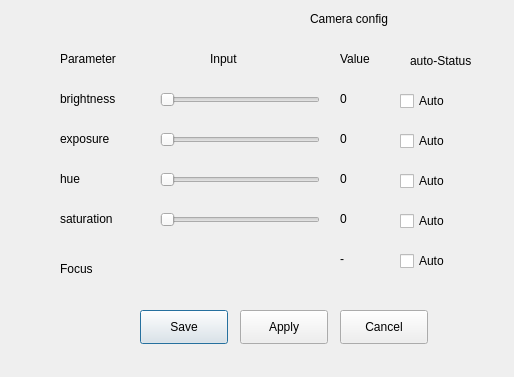
<?xml version="1.0" encoding="UTF-8"?>
<ui version="4.0">
 <class>Dialog</class>
 <widget class="QDialog" name="Dialog">
  <property name="geometry">
   <rect>
    <x>0</x>
    <y>0</y>
    <width>514</width>
    <height>377</height>
   </rect>
  </property>
  <property name="windowTitle">
   <string>Dialog</string>
  </property>
  <widget class="QLabel" name="label">
   <property name="geometry">
    <rect>
     <x>310</x>
     <y>10</y>
     <width>221</width>
     <height>18</height>
    </rect>
   </property>
   <property name="text">
    <string>Camera config</string>
   </property>
  </widget>
  <widget class="QLabel" name="label_2">
   <property name="geometry">
    <rect>
     <x>410</x>
     <y>40</y>
     <width>151</width>
     <height>41</height>
    </rect>
   </property>
   <property name="text">
    <string>auto-Status </string>
   </property>
  </widget>
  <widget class="QLabel" name="label_3">
   <property name="geometry">
    <rect>
     <x>60</x>
     <y>90</y>
     <width>111</width>
     <height>18</height>
    </rect>
   </property>
   <property name="text">
    <string>brightness</string>
   </property>
  </widget>
  <widget class="QLabel" name="label_5">
   <property name="geometry">
    <rect>
     <x>60</x>
     <y>50</y>
     <width>81</width>
     <height>18</height>
    </rect>
   </property>
   <property name="text">
    <string>Parameter</string>
   </property>
  </widget>
  <widget class="QLabel" name="label_7">
   <property name="geometry">
    <rect>
     <x>60</x>
     <y>130</y>
     <width>111</width>
     <height>18</height>
    </rect>
   </property>
   <property name="text">
    <string>exposure</string>
   </property>
  </widget>
  <widget class="QLabel" name="label_8">
   <property name="geometry">
    <rect>
     <x>210</x>
     <y>50</y>
     <width>81</width>
     <height>18</height>
    </rect>
   </property>
   <property name="text">
    <string>Input</string>
   </property>
  </widget>
  <widget class="QLabel" name="label_9">
   <property name="geometry">
    <rect>
     <x>340</x>
     <y>50</y>
     <width>81</width>
     <height>18</height>
    </rect>
   </property>
   <property name="text">
    <string>Value</string>
   </property>
  </widget>
  <widget class="QLabel" name="label_10">
   <property name="geometry">
    <rect>
     <x>340</x>
     <y>90</y>
     <width>81</width>
     <height>18</height>
    </rect>
   </property>
   <property name="text">
    <string>0</string>
   </property>
  </widget>
  <widget class="QLabel" name="label_11">
   <property name="geometry">
    <rect>
     <x>340</x>
     <y>130</y>
     <width>81</width>
     <height>18</height>
    </rect>
   </property>
   <property name="text">
    <string>0</string>
   </property>
  </widget>
  <widget class="QLabel" name="label_12">
   <property name="geometry">
    <rect>
     <x>60</x>
     <y>260</y>
     <width>111</width>
     <height>18</height>
    </rect>
   </property>
   <property name="text">
    <string>Focus</string>
   </property>
  </widget>
  <widget class="QLabel" name="label_14">
   <property name="geometry">
    <rect>
     <x>340</x>
     <y>250</y>
     <width>58</width>
     <height>18</height>
    </rect>
   </property>
   <property name="autoFillBackground">
    <bool>false</bool>
   </property>
   <property name="text">
    <string>-</string>
   </property>
  </widget>
  <widget class="QSlider" name="horizontalSlider">
   <property name="geometry">
    <rect>
     <x>160</x>
     <y>90</y>
     <width>160</width>
     <height>20</height>
    </rect>
   </property>
   <property name="orientation">
    <enum>Qt::Horizontal</enum>
   </property>
  </widget>
  <widget class="QSlider" name="horizontalSlider_2">
   <property name="geometry">
    <rect>
     <x>160</x>
     <y>130</y>
     <width>160</width>
     <height>20</height>
    </rect>
   </property>
   <property name="orientation">
    <enum>Qt::Horizontal</enum>
   </property>
  </widget>
  <widget class="QLabel" name="label_15">
   <property name="geometry">
    <rect>
     <x>340</x>
     <y>170</y>
     <width>81</width>
     <height>18</height>
    </rect>
   </property>
   <property name="text">
    <string>0</string>
   </property>
  </widget>
  <widget class="QLabel" name="label_17">
   <property name="geometry">
    <rect>
     <x>60</x>
     <y>170</y>
     <width>111</width>
     <height>18</height>
    </rect>
   </property>
   <property name="text">
    <string>hue</string>
   </property>
  </widget>
  <widget class="QSlider" name="horizontalSlider_3">
   <property name="geometry">
    <rect>
     <x>160</x>
     <y>170</y>
     <width>160</width>
     <height>20</height>
    </rect>
   </property>
   <property name="orientation">
    <enum>Qt::Horizontal</enum>
   </property>
  </widget>
  <widget class="QLabel" name="label_18">
   <property name="geometry">
    <rect>
     <x>340</x>
     <y>210</y>
     <width>81</width>
     <height>18</height>
    </rect>
   </property>
   <property name="text">
    <string>0</string>
   </property>
  </widget>
  <widget class="QLabel" name="label_20">
   <property name="geometry">
    <rect>
     <x>60</x>
     <y>210</y>
     <width>111</width>
     <height>18</height>
    </rect>
   </property>
   <property name="text">
    <string>saturation</string>
   </property>
  </widget>
  <widget class="QSlider" name="horizontalSlider_4">
   <property name="geometry">
    <rect>
     <x>160</x>
     <y>210</y>
     <width>160</width>
     <height>20</height>
    </rect>
   </property>
   <property name="orientation">
    <enum>Qt::Horizontal</enum>
   </property>
  </widget>
  <widget class="QCheckBox" name="checkBox">
   <property name="geometry">
    <rect>
     <x>400</x>
     <y>130</y>
     <width>88</width>
     <height>22</height>
    </rect>
   </property>
   <property name="text">
    <string>Auto</string>
   </property>
  </widget>
  <widget class="QCheckBox" name="checkBox_2">
   <property name="geometry">
    <rect>
     <x>400</x>
     <y>170</y>
     <width>88</width>
     <height>22</height>
    </rect>
   </property>
   <property name="text">
    <string>Auto</string>
   </property>
  </widget>
  <widget class="QCheckBox" name="checkBox_3">
   <property name="geometry">
    <rect>
     <x>400</x>
     <y>210</y>
     <width>88</width>
     <height>22</height>
    </rect>
   </property>
   <property name="text">
    <string>Auto</string>
   </property>
  </widget>
  <widget class="QCheckBox" name="checkBox_4">
   <property name="geometry">
    <rect>
     <x>400</x>
     <y>250</y>
     <width>88</width>
     <height>22</height>
    </rect>
   </property>
   <property name="text">
    <string>Auto</string>
   </property>
  </widget>
  <widget class="QCheckBox" name="checkBox_5">
   <property name="geometry">
    <rect>
     <x>400</x>
     <y>90</y>
     <width>88</width>
     <height>22</height>
    </rect>
   </property>
   <property name="text">
    <string>Auto</string>
   </property>
  </widget>
  <widget class="QPushButton" name="pushButton_4">
   <property name="geometry">
    <rect>
     <x>140</x>
     <y>310</y>
     <width>88</width>
     <height>34</height>
    </rect>
   </property>
   <property name="text">
    <string>Save</string>
   </property>
  </widget>
  <widget class="QPushButton" name="pushButton_5">
   <property name="geometry">
    <rect>
     <x>240</x>
     <y>310</y>
     <width>88</width>
     <height>34</height>
    </rect>
   </property>
   <property name="text">
    <string>Apply</string>
   </property>
  </widget>
  <widget class="QPushButton" name="pushButton_6">
   <property name="geometry">
    <rect>
     <x>340</x>
     <y>310</y>
     <width>88</width>
     <height>34</height>
    </rect>
   </property>
   <property name="text">
    <string>Cancel</string>
   </property>
  </widget>
 </widget>
 <resources/>
 <connections/>
</ui>
